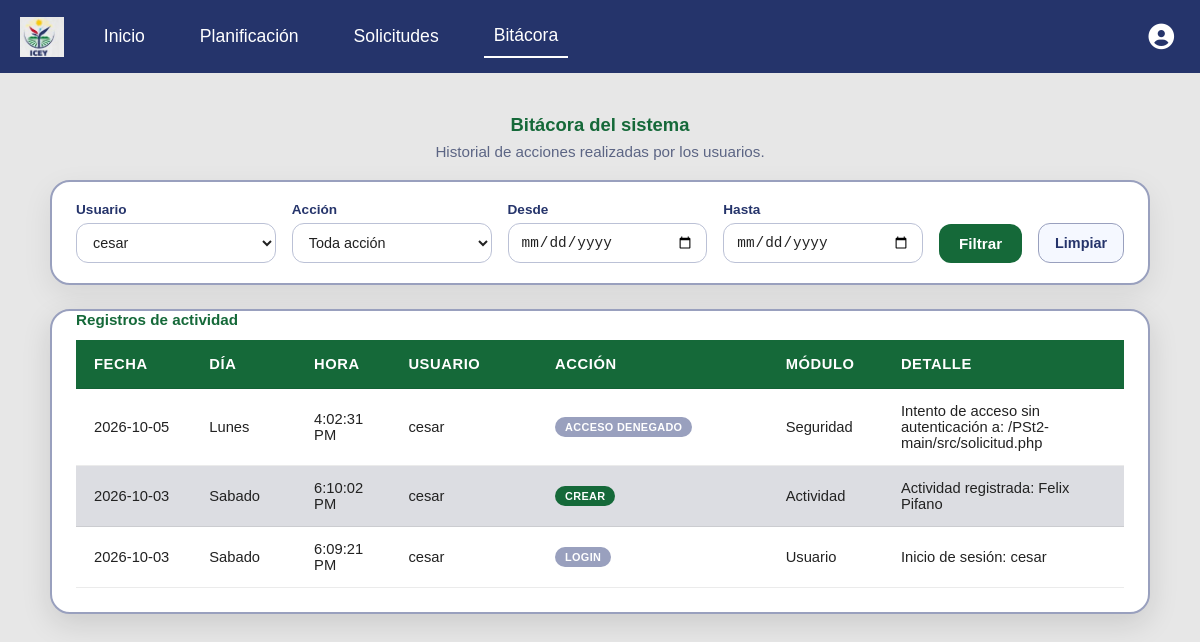
Screenshot of /bitacora.php?id_usu=13 (signed in) with the database file from the repository.
### tables this page shows
CREATE TABLE `bitacora` (
  `id` int(10) NOT NULL,
  `nom_dia` varchar(15) NOT NULL,
  `fecha` date NOT NULL,
  `hora` time NOT NULL,
  `id_usu` int(10) DEFAULT NULL,
  `accion` varchar(30) NOT NULL,
  `descripcion` varchar(50) NOT NULL,
  `detalle` text NOT NULL
);

### modelos/modelo_bitacora.php (called while the page is built, shortened)
<?php
function obtener_bitacora($conex, $filtros = []) {
    $where = [];
    $params = [];
    if (!empty($filtros['id_usu'])) {
        $where[] = "b.id_usu = ?";
        $params[] = $filtros['id_usu'];
    }
        $sql = "SELECT b.id, b.nom_dia, b.fecha, b.hora, b.id_usu, b.accion, b.descripcion, b.detalle,
                 COALESCE(u.nombre, 'No autenticado') AS nombre_usuario
            FROM bitacora b
             LEFT JOIN usuario u ON u.id = b.id_usu";
    if (!empty($where)) {
        $sql .= " WHERE " . implode(" AND ", $where);
    }
    $sql .= " ORDER BY b.fecha DESC, b.hora DESC, b.id DESC";
    try {
        $stmt = $conex->prepare($sql);
        $stmt->execute($params);
        return $stmt->fetchAll(PDO::FETCH_ASSOC);
    } catch (PDOException $e) {
        error_log("Fallo al consultar bitácora: " . $e->getMessage());
        return [];
    }
}
function obtener_usuarios_para_filtro($conex) {
    try {
        $stmt = $conex->prepare("SELECT id, nombre FROM usuario ORDER BY nombre ASC");
        $stmt->execute();
        return $stmt->fetchAll(PDO::FETCH_ASSOC);
    } catch (PDOException $e) {
        error_log("Fallo al consultar usuarios para filtro de bitácora: " . $e->getMessage());
        return [];
    }
}
?>

### src/bitacora.php (the view, shortened to what this page needs)
<?php
require_once __DIR__ . '/../modelos/modelo_bitacora.php';
$conex = Conexion::conectar();
$filtros = [
    'id_usu'      => $_GET['id_usu']      ?? '',
    'accion'      => $_GET['accion']      ?? '',
    'fecha_desde' => $_GET['fecha_desde'] ?? '',
    'fecha_hasta' => $_GET['fecha_hasta'] ?? '',
];
$registros = obtener_bitacora($conex, $filtros);
$usuarios  = obtener_usuarios_para_filtro($conex);
$registrosPorPagina = 10;
$paginaActual = max(1, intval($_GET['page'] ?? 1));
$totalPaginas = max(1, (int)ceil(count($registros) / $registrosPorPagina));
$paginaActual = min($paginaActual, $totalPaginas);
$registros = array_slice($registros, ($paginaActual - 1) * $registrosPorPagina, $registrosPorPagina);
?>
<!DOCTYPE html>
<html lang="es">
<head>
    <link rel="stylesheet" href="./css/main.css">
    <link rel="stylesheet" href="./css/bitacora.css">
    <link rel="stylesheet" href="https://cdnjs.cloudflare.com/ajax/libs/font-awesome/6.5.1/css/all.min.css">
</head>
<body>
<?php require_once __DIR__ . '/../include/header.php'; ?>
<main class="container__bitacora">
    <h1 class="bitacora__title">Bitácora del sistema</h1>
    <p class="bitacora__subtitle">Historial de acciones realizadas por los usuarios.</p>
    <form method="GET" action="bitacora.php" class="bitacora__filtros">
        <div class="campo">
            <label for="id_usu">Usuario</label>
            <select name="id_usu" id="id_usu">
                <?php foreach ($usuarios as $u): ?>
                    <option value="<?= (int)$u['id'] ?>" <?= ($filtros['id_usu'] == $u['id']) ? 'selected' : '' ?>>
                        <?= htmlspecialchars($u['nombre']) ?>
                    </option>
                <?php endforeach; ?>
            </select>
        </div>
        <div class="campo">
            <label for="accion">Acción</label>
            <select name="accion" id="accion">
                <option value="">Toda acción</option>
            </select>
        </div>
        <div class="campo">
            <label for="fecha_desde">Desde</label>
            <input type="date" name="fecha_desde" id="fecha_desde" value="<?= htmlspecialchars($filtros['fecha_desde']) ?>">
        </div>
        <div class="campo">
            <label for="fecha_hasta">Hasta</label>
            <input type="date" name="fecha_hasta" id="fecha_hasta" value="<?= htmlspecialchars($filtros['fecha_hasta']) ?>">
        </div>
        <button type="submit">Filtrar</button>
        <a href="bitacora.php" class="bitacora__limpiar">Limpiar</a>
    </form>
    <div class="tabla__container bitacora__tabla-wrap">
        <table class="bitacora__tabla">
            <caption class="tabla-planificacion__caption">Registros de actividad</caption>
            <thead>
                <tr>
                    <th class="col-fecha">Fecha</th>
                    <th class="col-dia">Día</th>
                    <th class="col-hora">Hora</th>
                    <th class="col-usuario">Usuario</th>
                    <th class="col-accion">Acción</th>
                    <th class="col-modulo">Módulo</th>
                    <th class="col-detalle">Detalle</th>
                </tr>
            </thead>
            <tbody>
                <?php if (empty($registros)): ?>
                    <tr>
                        <td colspan="7" class="bitacora__vacio">No hay registros de bitácora para los filtros seleccionados.</td>
                    </tr>
                <?php else: ?>
                    <?php foreach ($registros as $r):
                        $accionClase = match (strtolower($r['accion'])) {
                            'crear'    => 'bitacora__badge--crear',
                            'editar'   => 'bitacora__badge--editar',
                            'eliminar' => 'bitacora__badge--eliminar',
                            'login'    => 'bitacora__badge--login',
                            default    => 'bitacora__badge--login',
                        };
                    ?>
                        <tr>
                            <td data-label="Fecha"><?= htmlspecialchars($r['fecha']) ?></td>
                            <td data-label="Día"><?= htmlspecialchars($r['nom_dia']) ?></td>
                            <td data-label="Hora"><?= htmlspecialchars(date('g:i:s A', strtotime($r['hora']))) ?></td>
                            <td data-label="Usuario"><?= htmlspecialchars($r['nombre_usuario']) ?></td>
                            <td data-label="Acción">
                                <span class="bitacora__badge <?= $accionClase ?>"><?= htmlspecialchars($r['accion']) ?></span>
                            </td>
                            <td data-label="Módulo"><?= htmlspecialchars($r['descripcion']) ?></td>
                            <td data-label="Detalle"><?= htmlspecialchars($r['detalle']) ?></td>
                        </tr>
                    <?php endforeach; ?>
                <?php endif; ?>
            </tbody>
        </table>
    </div>
</main>
</body>
</html>

### src/css/main.css (style rules this page uses)
* { margin: 0; padding: 0; box-sizing: border-box; }
html, body { box-sizing: border-box; margin: 0; background-color: #e7e7e7; font-family: sans-serif; }
.tabla__container { display: block; margin: 0 auto; height: auto; width: 100%; max-width: 100%; background-color: #ffffff; box-shadow: 0px 10px 30px rgba(0, 0, 0, 0.12); padding: 0px 24px 24px; border-radius: 20px; margin-top: 15px; border: 2px solid #99a0be; overflow-x: auto; }
td, th { padding: 12px 14px; border-bottom: 1px solid rgba(0, 0, 0, 0.08); word-break: break-word; white-space: normal; overflow-wrap: anywhere; }
.tabla-planificacion__caption { caption-side: top; text-align: left; font-size: 0.95rem; font-weight: 700; color: #156939; margin-bottom: 12px; }
thead th { padding: 16px 18px; text-align: left; color: white; background-color: #156939; font-weight: 700; text-transform: uppercase; letter-spacing: 0.04em; }
td, th { padding: 16px 18px; border-bottom: 1px solid rgba(0, 0, 0, 0.08); }
tr { background-color: #ffffff; }
tbody tr:nth-child(even) { background-color: #dcdde2; }

### src/css/bitacora.css (style rules this page uses)
.container__bitacora { display: flex; flex-direction: column; align-items: center; width: 100%; max-width: 100vw; padding: 0 40px; margin: 0; margin-top: 40px; box-sizing: border-box; }
.bitacora__title { font-size: 1.15rem; line-height: 24px; margin: 0 0 6px; color: #156939; text-align: center; }
.bitacora__subtitle { font-size: 0.95rem; color: #5c6584; margin: 0 0 20px; text-align: center; }
.bitacora__filtros { width: 100%; max-width: 1100px; background-color: #ffffff; padding: 20px 24px; border-radius: 20px; border: 2px solid #99a0be; box-shadow: 0px 10px 30px rgba(0, 0, 0, 0.08); margin-bottom: 24px; display: flex; flex-wrap: wrap; align-items: flex-end; gap: 16px; }
.bitacora__filtros .campo { display: flex; flex-direction: column; gap: 6px; flex: 1 1 180px; min-width: 160px; }
.bitacora__filtros label { font-size: 0.85rem; color: #25346b; font-weight: 600; }
.bitacora__filtros select, .bitacora__filtros input[type="date"] { width: 100%; box-sizing: border-box; border: 1px solid #bbc1d6; border-radius: 12px; padding: 10px 12px; font-size: 0.9rem; background-color: #ffffff; color: #222222; }
.bitacora__filtros button[type="submit"] { background-color: #156939; color: #ffffff; border: none; border-radius: 12px; padding: 11px 20px; font-size: 0.95rem; font-weight: 700; cursor: pointer; transition: background-color 0.2s ease, transform 0.15s ease; }
.bitacora__limpiar { display: inline-flex; align-items: center; padding: 11px 16px; border-radius: 12px; border: 1px solid #99a0be; color: #25346b; text-decoration: none; font-weight: 600; font-size: 0.9rem; background-color: #f5f8ff; transition: background-color 0.2s ease; }
.tabla__container.bitacora__tabla-wrap { width: 100%; max-width: 1100px; margin-top: 0; }
.bitacora__tabla { border-collapse: collapse; width: 100%; table-layout: fixed; color: #222222; font-size: 0.92rem; }
.bitacora__tabla th.col-fecha { width: 11%; }
.bitacora__tabla th.col-dia { width: 10%; }
.bitacora__tabla th.col-hora { width: 9%; }
.bitacora__tabla th.col-usuario { width: 14%; }
.bitacora__tabla th.col-accion { width: 22%; }
.bitacora__tabla th.col-modulo { width: 11%; }
.bitacora__tabla th.col-detalle { width: 23%; }
.bitacora__tabla thead th { padding: 16px 18px; text-align: left; color: white; background-color: #156939; font-weight: 700; text-transform: uppercase; letter-spacing: 0.04em; }
.bitacora__tabla td { padding: 14px 18px; border-bottom: 1px solid rgba(0, 0, 0, 0.08); word-break: break-word; white-space: normal; overflow-wrap: anywhere; }
.bitacora__tabla td[data-label="Detalle"] { word-break: normal; overflow-wrap: break-word; }
.bitacora__tabla td[data-label="Acción"] { white-space: nowrap; word-break: normal; overflow-wrap: normal; }
.bitacora__tabla tr { background-color: #ffffff; }
.bitacora__tabla tbody tr:nth-child(even) { background-color: #dcdde2; }
.bitacora__badge { display: inline-block; background-color: #99a0be; padding: 4px 10px; border-radius: 999px; font-size: 0.68rem; font-weight: 700; text-transform: uppercase; letter-spacing: 0.03em; color: #ffffff; white-space: nowrap !important; word-break: keep-all; overflow-wrap: normal !important; }
.bitacora__badge--crear { background-color: #156939; }
.bitacora__badge--login { background-color: #99a0be; }

### rows the page displays
bitacora: fecha "2026-10-05", nom_dia "Lunes", hora "4:02:31 PM", nombre_usuario "cesar", accion "ACCESO DENEGADO", descripcion "Seguridad", detalle "Intento de acceso sin autenticación a: /PSt2-main/src/solicitud.php"
bitacora: fecha "2026-10-03", nom_dia "Sabado", hora "6:10:02 PM", nombre_usuario "cesar", accion "CREAR", descripcion "Actividad", detalle "Actividad registrada: Felix Pifano"
bitacora: fecha "2026-10-03", nom_dia "Sabado", hora "6:09:21 PM", nombre_usuario "cesar", accion "LOGIN", descripcion "Usuario", detalle "Inicio de sesión: cesar"

### other values shown
form field id_usu "cesar"
